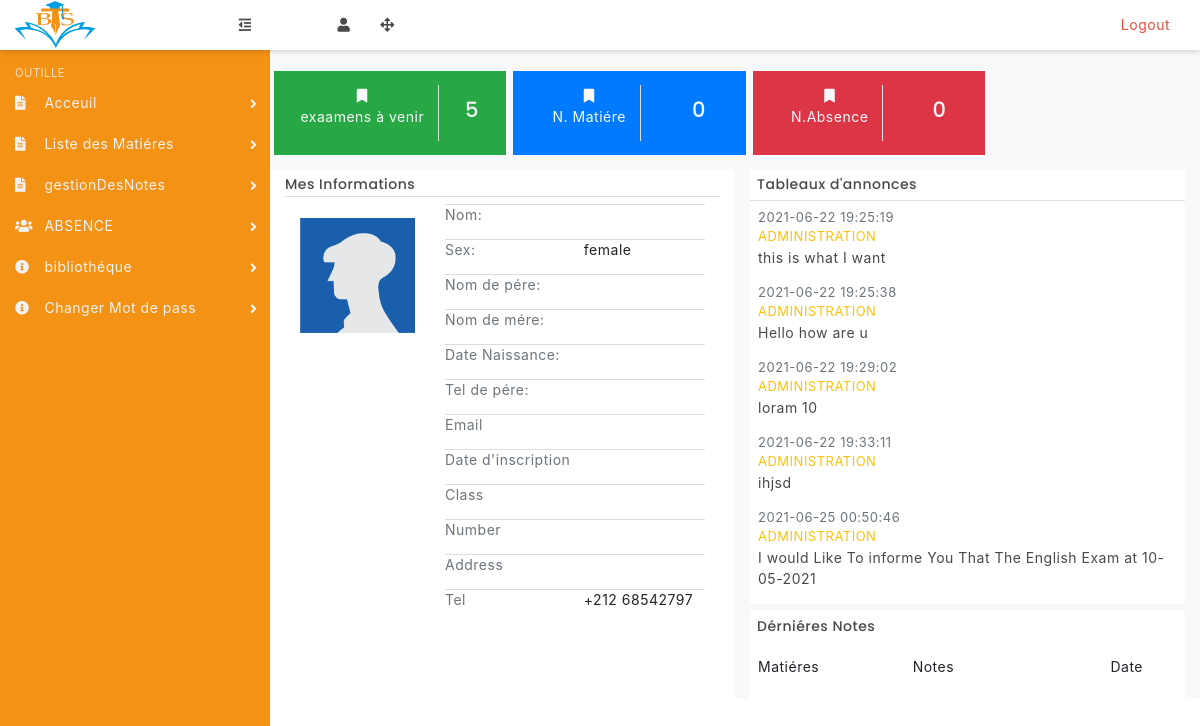
Screenshot of /etudiants/student.php with the database file from the repository.
### tables this page shows
CREATE TABLE `annonces` (
  `annonce_id` int(11) NOT NULL,
  `titre` varchar(100) NOT NULL,
  `annonce_fond` text NOT NULL,
  `admin_id` int(11) NOT NULL,
  `date_annonce` datetime NOT NULL DEFAULT current_timestamp(),
  `imageAnnone` varchar(100) DEFAULT NULL
);

### etudiants/student.php (the view, shortened to what this page needs)
<?php
require_once('./../db_connect.php');
?>
<!DOCTYPE html>
<html lang="en">
<head>
    <link rel="stylesheet" href="../css/bootstrap.min.css" media="screen">
    <link rel="stylesheet" href="../css/font-awesome.min.css" media="screen">
    <link rel="stylesheet" href="../css/animate-css/animate.min.css" media="screen">
    <link rel="stylesheet" href="../css/lobipanel/lobipanel.min.css" media="screen">
    <link rel="stylesheet" href="../css/prism/prism.css" media="screen">
    <link rel="stylesheet" href="../css/select2/select2.min.css">
    <link rel="stylesheet" href="../css/main.css" media="screen">
    <link rel="stylesheet" href="../bs4/css/bootstrap.min.css" />
    <link rel="stylesheet" href="../css/css/absence_style.css" />
    <link rel="stylesheet" href="../css/css/all.css" />
    <link rel="stylesheet" href="../bs4/css/bootstrap.min.css">
    <link rel="stylesheet" href="../css/css/all.css">
    <link rel="stylesheet" href="../css/css/style_2.css">
</head>
<body class="top-navbar-fixed">
    <div class="main-wrapper">
        <?php include('./../includes/topbar.php'); ?>
        <div class="content-wrapper">
            <div class="content-container">
                <?php include('./../includes/leftbar_etudiants.php'); ?>
                <div class="main-page">
                    <section class="content bg-light pt-4">
                        <div class="statistics container">
                            <div class="row">
                                <div class="green col-md-3 bg-success mx-1 p-3">
                                    <div class="d-flex justify-content-around">
                                        <div class="text-center text-light border-right pr-3">
                                            <i class="fas fa-bookmark"></i>
                                            <p>exaamens à venir</p>
                                        </div>
                                        <div class="d-flex justify-content-center align-items-center">
                                            <h4 class="text-light text-center">5</h4>
                                        </div>
                                    </div>
                                </div>
                                <div class="red col-md-3 bg-primary mx-1 p-3">
                                    <div class="d-flex justify-content-around">
                                        <div class="text-center text-light border-right pr-3">
                                            <i class="fas fa-bookmark"></i>
                                            <?php
                                            $sqlM = "SELECT COUNT(id_matiere) nbrm FROM matiere NATURAL JOIN filieres NATURAL JOIN etudiants WHERE id_etudinant = '{$_SESSION['id_etudiant']}'";
                                            $reqM = mysqli_query($connect, $sqlM);
                                            $data = mysqli_fetch_object($reqM);
                                            ?>
                                            <p>N. Matiére</p>
                                        </div>
                                        <div class="d-flex justify-content-center align-items-center">
                                            <h4 class="text-light text-center"><?= $data->nbrm ?></h4>
                                        </div>
                                    </div>
                                </div>
                                <div class="blue col-md-3 bg-danger mx-1 p-3">
                                    <div class="d-flex justify-content-around">
                                        <div class="text-center text-light border-right pr-3">
                                            <i class="fas fa-bookmark"></i>
                                            <?php
                                            $sqlA = "SELECT COUNT(absence_id) nbra FROM absences WHERE etudiant_id = '{$_SESSION['id_etudiant']}' AND annee_scolaire = '2021/2022'";
                                            $reqA = mysqli_query($connect, $sqlA);
                                            $dataA = mysqli_fetch_object($reqA);
                                            ?>
                                            <p>N.Absence</p>
                                        </div>
                                        <div class="d-flex justify-content-center align-items-center">
                                            <h4 class="text-light text-center"><?= $dataA->nbra ?></h4>
                                        </div>
                                    </div>
                                </div>
                            </div>
                        </div>
                        <?php
                        $id = $_SESSION['id_etudiant'];
                        $sql = "SELECT * FROM etudiants e INNER JOIN filieres f  ON e.filiere_id = f.filiere_id  WHERE id_etudinant = '$id'";
                        $req = mysqli_query($connect, $sql);
                        $data = mysqli_fetch_object($req);
                        ?>
                        <div class="container mt-3">
                            <div class="row">
                                <div class="col-md-6 informations bg-white py-2">
                                    <h6 class="border-bottom pb-1">Mes Informations</h6>
                                    <div class="infos container">
                                        <div class="row">
                                            <d class="student-picture pt-3 col-4">
                                                <img src="./../profile_images/<?= $data->avatar ? $data->avatar : "avatar.png" ?>?" alt="avatar" class="w-100">
                                            </d>
                                            <d class="student-infos col-8">
                                                <table class="table-borderless table">
                                                    <tbody>
                                                        <tr>
                                                            <td class="p-0">
                                                                <p class="text-secondary">Nom:</p>
                                                            </td>
                                                            <td class="p-0">
                                                            </td>
                                                        </tr>
                                                        <tr>
                                                            <td class="p-0">
                                                                <p class="text-secondary">Sex:</p>
                                                            </td>
                                                            <td class="p-0">
                                                                <p class="text-black">female</p>
                                                            </td>
                                                        </tr>
                                                        <tr>
                                                            <td class="p-0">
                                                                <p class="text-secondary">Nom de pére:</p>
                                                            </td>
                                                            <td class="p-0">
                                                            </td>
                                                        </tr>
                                                        <tr>
                                                            <td class="p-0">
                                                                <p class="text-secondary">Nom de mére:</p>
                                                            </td>
                                                            <td class="p-0">
                                                            </td>
                                                        </tr>
                                                        <tr>
                                                            <td class="p-0">
                                                                <p class="text-secondary">Date Naissance:</p>
                                                            </td>
                                                            <td class="p-0">
                                                            </td>
                                                        </tr>
                                                        <tr>
                                                            <td class="p-0">
                                                                <p class="text-secondary">Tel de pére:</p>
                                                            </td>
                                                            <td class="p-0">
                                                            </td>
                                                        </tr>
                                                        <tr>
                                                            <td class="p-0">
                                                                <p class="text-secondary">Email</p>
                                                            </td>
                                                            <td class="p-0">
                                                            </td>
                                                        </tr>
                                                        <tr>
                                                            <td class="p-0">
                                                                <p class="text-secondary">Date d'inscription</p>
                                                            </td>
                                                            <td class="p-0">
                                                            </td>
                                                        </tr>
                                                        <tr>
                                                            <td class="p-0">
                                                                <p class="text-secondary">Class</p>
                                                            </td>
                                                            <td class="p-0">
                                                            </td>
                                                        </tr>
                                                        <tr>
                                                            <td class="p-0">
                                                                <p class="text-secondary">Number</p>
                                                            </td>
                                                            <td class="p-0">
                                                            </td>
                                                        </tr>
                                                        <tr>
                                                            <td class="p-0">
                                                                <p class="text-secondary">Address</p>
                                                            </td>
                                                            <td class="p-0">
                                                            </td>
                                                        </tr>
                                                        <tr>
                                                            <td class="p-0">
                                                                <p class="text-secondary">Tel</p>
                                                            </td>
                                                            <td class="p-0">
                                                                <p class="text-black">+212 68542797</p>
                                                            </td>
                                                        </tr>
                                                    </tbody>
                                                </table>
                                            </d>
                                        </div>
                                    </div>
                                </div>
                                <div class="col-md-6 annonce-notes d-flex flex-column">
                                    <div class="annonces bg-white flex-fill mb-1">
                                        <h6 class="p-2 border-bottom">Tableaux d'annonces</h6>
                                        <div>
                                            <?php
                                            $sqlN = "SELECT * FROM annonces";
                                            $reqN = mysqli_query($connect, $sqlN);
                                            if (mysqli_num_rows($reqN) > 0) {
                                                while ($d = mysqli_fetch_object($reqN)) { ?>
                                                    <div class="annonce">
                                                        <a href="annonce.php?id_annonce=<?= $d->annonce_id ?>">
                                                            <p class="text-secondary"><?= $d->date_annonce ?></p>
                                                            <p class="text-warning">ADMINISTRATION</p>
                                                            <p><?= $d->annonce_fond ?></p>
                                                        </a>
                                                    </div>
                                            <?php  }
                                            }
                                            ?>
                                        </div>
                                    </div>
                                    <div class="notes bg-white flex-fill mt-1">
                                        <h6 class="p-2">Dérniéres Notes</h6>
                                        <table class="table table-striped">
                                            <thead>
                                                <tr>
                                                    <td>Matiéres</td>
                                                    <td>Notes</td>
                                                    <td class="text-right pr-5">Date</td>
                                                </tr>
                                            </thead>
                                        </table>
                                    </div>
                                </div>
                            </div>
                        </div>
                </div>
            </div>
        </div>
    </div>
</body>
</html>

### css/css/all.css (style rules this page uses)
.fa, .fas, .far, .fal, .fad, .fab { -moz-osx-font-smoothing: grayscale; -webkit-font-smoothing: antialiased; display: inline-block; font-style: normal; font-variant: normal; text-rendering: auto; line-height: 1; }
.fa-bookmark:before { content: "\f02e"; }
.fa, .fas { font-family: 'Font Awesome 5 Free'; font-weight: 900; }

### css/css/style_2.css (style rules this page uses)
* { box-sizing: border-box; margin: 0; padding: 0; }
body { overflow-x: hidden !important; }
.annonce { padding-left: 8px; margin-bottom: 15px; }
.annonce p { font-size: 13px; margin-bottom: 0px; }
.annonce p:last-of-type { font-size: 14px; }

### rows the page displays
annonces: date_annonce "2021-06-22 19:25:19", annonce_fond "this is what I want"
annonces: date_annonce "2021-06-22 19:25:38", annonce_fond "Hello how are u"
annonces: date_annonce "2021-06-22 19:29:02", annonce_fond "loram 10"
annonces: date_annonce "2021-06-22 19:33:11", annonce_fond "ihjsd"
annonces: date_annonce "2021-06-25 00:50:46", annonce_fond "I would Like To informe You That The English Exam at 10-05-2021"

### other values shown
$data->nbrm "0"
$dataA->nbra "0"
